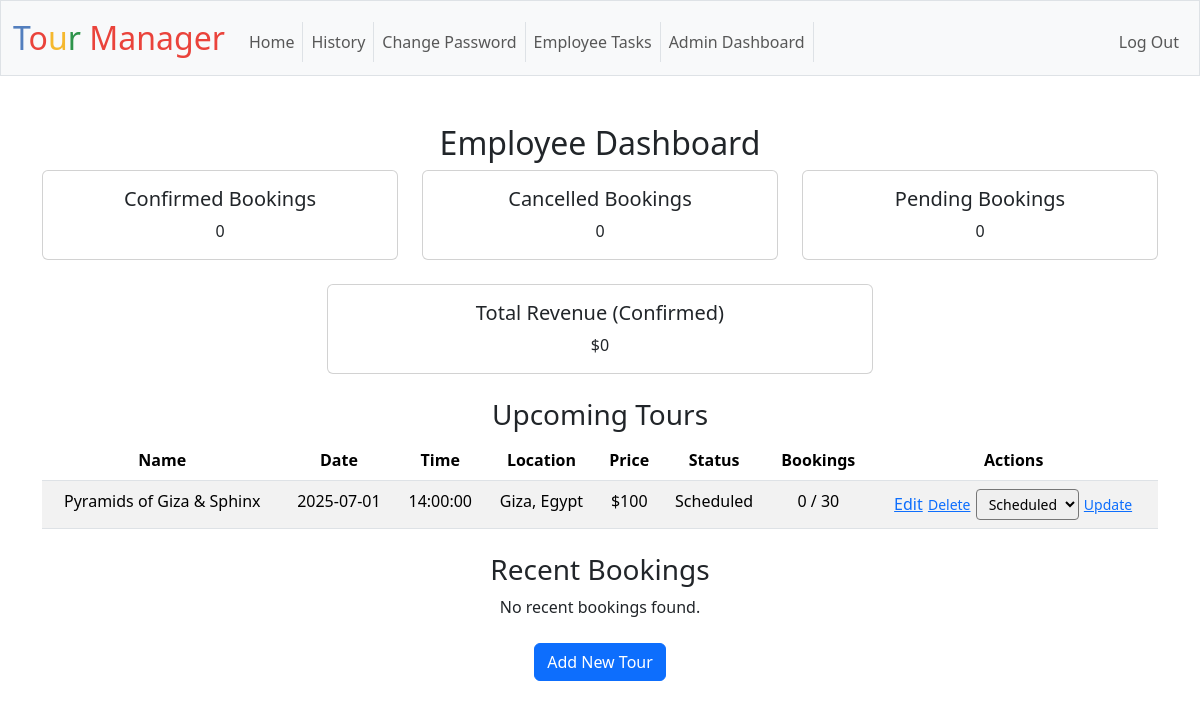
Page /employee_tasks (signed in) on the committed database.
### tables this page shows
CREATE TABLE tours (
    id INTEGER PRIMARY KEY AUTOINCREMENT NOT NULL,
    name TEXT NOT NULL,
    "location" TEXT NOT NULL, -- This field is fine for location as you described
    description TEXT,
    date DATE NOT NULL,
    time TIME NOT NULL,
    duration TEXT, -- e.g., "3 hours"
    price NUMERIC NOT NULL,
    current_bookings INTEGER NOT NULL DEFAULT 0,
    status TEXT NOT NULL CHECK(status IN ('Scheduled', 'Confirmed', 'Cancelled', 'Completed', 'Archived')) DEFAULT 'Scheduled',
    created_by_user_id INTEGER NOT NULL, max_capacity INTEGER NOT NULL DEFAULT 0, -- Removed the comma here
    FOREIGN KEY(created_by_user_id) REFERENCES users(id)
);

### app.py (the view)
@app.route("/employee_tasks")
@login_required # Ensure the user is logged in first
@role_required("employee", "administrator") # Check if their roll is 'employee' or 'administrator'
def employee_tasks():
    upcoming_tours = db.execute("SELECT * FROM tours WHERE date >= ? ORDER BY date, time", date.today())
    one_week_ago = datetime.now() - timedelta(weeks=1)
    recent_bookings = db.execute("""
        SELECT
            b.id,
            b.tour_id,
            b.user_id,
            b.booking_date,
            b.number_of_people,
            b.status,
            t.name AS tour_name,          -- Alias tour name
            u.username AS customer_username -- Alias customer username
        FROM bookings b
        JOIN tours t ON b.tour_id = t.id
        JOIN users u ON b.user_id = u.id
        WHERE b.booking_date >= ?
        ORDER BY b.booking_date DESC
    """, one_week_ago)
    confirmed_count_result = db.execute("SELECT COUNT(*) FROM bookings WHERE status = 'Confirmed'")
    tours_confirmed = confirmed_count_result[0]['COUNT(*)'] if confirmed_count_result else 0
    cancelled_count_result = db.execute("SELECT COUNT(*) FROM bookings WHERE status = 'Cancelled'")
    tours_cancelled = cancelled_count_result[0]['COUNT(*)'] if cancelled_count_result else 0
    pending_count_result = db.execute("SELECT COUNT(*) FROM bookings WHERE status = 'Pending'")
    tours_pending = pending_count_result[0]['COUNT(*)'] if pending_count_result else 0
    total_revenue_result = db.execute("""
        SELECT COALESCE(SUM(b.number_of_people * t.price), 0) AS total_revenue
        FROM bookings b
        JOIN tours t ON b.tour_id = t.id
        WHERE b.status = 'Confirmed'
    """)
    total_revenue = total_revenue_result[0]['total_revenue'] if total_revenue_result else 0
    for tour in upcoming_tours:
        tour['formatted_date'] = tour['date'] # Keep as is if already string
        tour['formatted_time'] = tour['time'] # Keep as is if already string
    for booking in recent_bookings:
         booking['formatted_booking_date'] = booking['booking_date'] # Keep as is if already string
    return render_template(
        "employee_tasks.html",
        upcoming_tours=upcoming_tours, # Passing filtered and formatted tours
        recent_bookings=recent_bookings, # Passing filtered and formatted bookings
        tours_confirmed=tours_confirmed,
        tours_cancelled=tours_cancelled,
        tours_pending=tours_pending,
        total_revenue=total_revenue # Passing the calculated total revenue
    )

### app.py (called while the page is built)
@app.after_request
def after_request(response):
    response.headers["Cache-Control"] = "no-cache, no-store, must-revalidate"
    response.headers["Expires"] = 0
    response.headers["Pragma"] = "no-cache"
    return response

### helpers.py (called while the page is built)
def login_required(f):
    @wraps(f)
    def decorated_function(*args, **kwargs):
        if session.get("user_id") is None:
            return redirect(url_for("login"))
        return f(*args, **kwargs)
    return decorated_function

def role_required(*allowed_roles):
    def decorator(f):
        @wraps(f)
        def decorated_function(*args, **kwargs):
            if session.get("user_id") is None:
                flash("You need to log in to access this page.")
                return redirect(url_for("login"))
            user_roll = session.get("user_roll")
            if user_roll not in allowed_roles:
                flash("You do not have the necessary permissions to access this page.")
                return redirect(url_for("index")) # Or url_for("permission_denied") if you create one
            return f(*args, **kwargs)
        return decorated_function
    return decorator

### templates/employee_tasks.html (shortened to what this page needs)
{% extends "layout.html" %}
{% block main %}
    <h2>Employee Dashboard</h2>
    <div class="row">
        <div class="col-md-4">
            <div class="card">
                <div class="card-body">
                    <h5 class="card-title">Confirmed Bookings</h5>
                    <p class="card-text">{{ tours_confirmed }}</p>
                </div>
            </div>
        </div>
        <div class="col-md-4">
            <div class="card">
                <div class="card-body">
                    <h5 class="card-title">Cancelled Bookings</h5>
                    <p class="card-text">{{ tours_cancelled }}</p>
                </div>
            </div>
        </div>
        <div class="col-md-4">
            <div class="card">
                <div class="card-body">
                    <h5 class="card-title">Pending Bookings</h5>
                    <p class="card-text">{{ tours_pending }}</p>
                </div>
            </div>
        </div>
    </div>
    <div class="row mt-4">
         <div class="col-md-6 offset-md-3">
            <div class="card">
                <div class="card-body">
                    <h5 class="card-title">Total Revenue (Confirmed)</h5>
                    <p class="card-text">${{ total_revenue | round(2) }}</p>
                </div>
            </div>
        </div>
    </div>
    <h3 class="mt-4">Upcoming Tours</h3>
    {% if upcoming_tours %}
        <table class="table table-striped">
            <thead>
                <tr>
                    <th>Name</th>
                    <th>Date</th>
                    <th>Time</th>
                    <th>Location</th>
                    <th>Price</th>
                    <th>Status</th>
                    <th>Bookings</th>
                    <th>Actions</th>
                </tr>
            </thead>
            <tbody>
                {% for tour in upcoming_tours %}
                    <tr>
                        <td>{{ tour.name | default("N/A") }}</td>
                        <td>{{ tour.formatted_date | default("N/A") }}</td>
                        <td>{{ tour.formatted_time | default("N/A") }}</td>
                        <td>{{ tour.location | default("N/A") }}</td>
                        <td>${{ tour.price | round(2) | default("N/A") }}</td>
                        <td>{{ tour.status | default("N/A") }}</td>
                        <td>{{ tour.current_bookings | default("N/A") }} / {{ tour.max_capacity | default("N/A") }}</td>
                        <td>
                            <a href="{{ url_for('edit_tour', tour_id=tour.id) }}">Edit</a>
                            <form action="{{ url_for('delete_tour', tour_id=tour.id) }}" method="post" class="d-inline">
                                <button type="submit" class="btn btn-link btn-sm p-0 m-0 align-baseline" onclick="return confirm('Are you sure you want to delete this tour?');">Delete</button>
                            </form>
                             <form action="{{ url_for('update_tour_status', tour_id=tour.id) }}" method="post" class="d-inline">
                                <select name="status" class="form-select-sm d-inline w-auto">
                                    <option value="Scheduled" {% if tour.status == 'Scheduled' %}selected{% endif %}>Scheduled</option>
                                </select>
                                <button type="submit" class="btn btn-link btn-sm p-0 m-0 align-baseline">Update</button>
                            </form>
                        </td>
                    </tr>
                {% endfor %}
            </tbody>
        </table>
    {% else %}
        <p>No upcoming tours found.</p>
    {% endif %}
    <h3 class="mt-4">Recent Bookings</h3>
     {% if recent_bookings %}
        <table class="table table-striped">
            <thead>
                <tr>
                    <th>Booking ID</th>
                    <th>Booking Date</th>
                    <th>Tour</th>
                    <th>Customer</th>
                    <th>People</th>
                    <th>Status</th>
                    <th>Actions</th>
                </tr>
            </thead>
            <tbody>
                {% for booking in recent_bookings %}
                    <tr>
                        <td>{{ booking.id | default("N/A") }}</td>
                        <td>{{ booking.formatted_booking_date | default("N/A") }}</td>
                        <td>{{ booking.tour_name | default("N/A") }}</td>
                        <td>{{ booking.customer_username | default("N/A") }}</td>
                        <td>{{ booking.number_of_people | default("N/A") }}</td>
                        <td>{{ booking.status | default("N/A") }}</td>
                         <td>
                             <form action="{{ url_for('update_booking_status', booking_id=booking.id) }}" method="post" class="d-inline">
                                <select name="status" class="form-select-sm d-inline w-auto">
                                     <option value="Pending" {% if booking.status == 'Pending' %}selected{% endif %}>Pending</option>
                                     <option value="Confirmed" {% if booking.status == 'Confirmed' %}selected{% endif %}>Confirmed</option>
                                     <option value="Cancelled" {% if booking.status == 'Cancelled' %}selected{% endif %}>Cancelled</option>
                                </select>
                                <button type="submit" class="btn btn-link btn-sm p-0 m-0 align-baseline">Update</button>
                            </form>
                        </td>
                    </tr>
                {% endfor %}
            </tbody>
        </table>
    {% else %}
        <p>No recent bookings found.</p>
    {% endif %}
    <p class="mt-4"><a href="{{ url_for('add_tour') }}" class="btn btn-primary">Add New Tour</a></p>
{% endblock %}

### rows in the picture
tours: name "Pyramids of Giza & Sphinx", formatted_date "2025-07-01", formatted_time "14:00:00", location "Giza, Egypt", price "100", status "Scheduled", current_bookings "0", max_capacity "30"

### other values in the picture
{{ tours_confirmed }} "0"
{{ tours_cancelled }} "0"
{{ tours_pending }} "0"
{{ total_revenue | round(2) }} "0"
